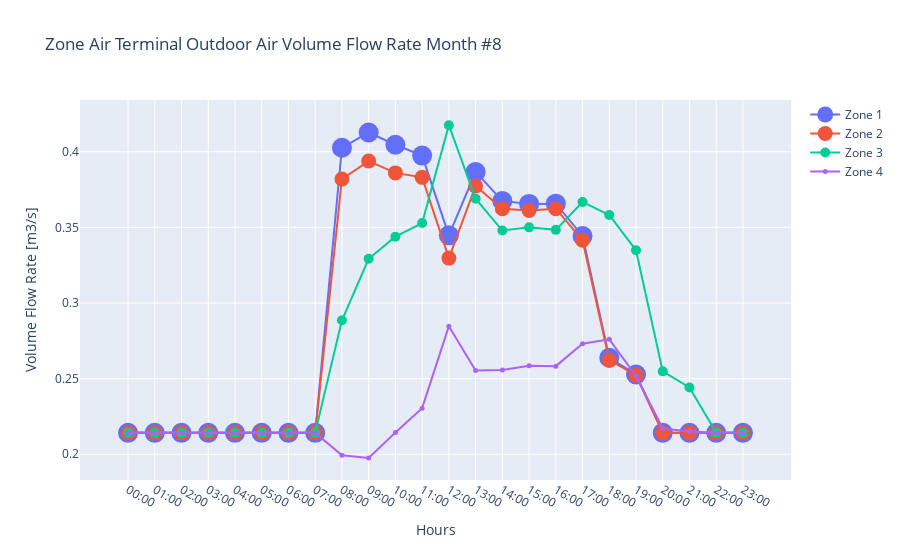

The notebook cell this image was saved under:
### Code cell
month_by_hour_zonal_plot("Zone Air Terminal Outdoor Air Volume Flow Rate", 8)

### Figure 1 — Plotly figure (JSON) as saved in the notebook; plotly's stock layout.template omitted (floating-point values rounded to 4 significant figures)
{"data": [{"marker": {"size": 20}, "mode": "lines+markers", "name": "Zone 1", "type": "scatter", "x": ["00:00", "01:00", "02:00", "03:00", "04:00", "05:00", "06:00", "07:00", "08:00", "09:00", "10:00", "11:00", "12:00", "13:00", "14:00", "15:00", "16:00", "17:00", "18:00", "19:00", "20:00", "21:00", "22:00", "23:00"], "y": [0.2141, 0.2141, 0.2141, 0.2141, 0.2141, 0.2141, 0.2141, 0.2141, 0.4026, 0.4127, 0.4046, 0.3974, 0.3447, 0.3867, 0.3675, 0.3655, 0.3656, 0.3443, 0.2638, 0.2528, 0.2141, 0.2141, 0.2141, 0.2141]}, {"marker": {"size": 15}, "mode": "lines+markers", "name": "Zone 2", "type": "scatter", "x": ["00:00", "01:00", "02:00", "03:00", "04:00", "05:00", "06:00", "07:00", "08:00", "09:00", "10:00", "11:00", "12:00", "13:00", "14:00", "15:00", "16:00", "17:00", "18:00", "19:00", "20:00", "21:00", "22:00", "23:00"], "y": [0.2141, 0.2141, 0.2141, 0.2141, 0.2141, 0.2141, 0.2141, 0.2141, 0.382, 0.3938, 0.386, 0.3831, 0.3297, 0.3773, 0.3623, 0.3612, 0.3623, 0.3415, 0.2622, 0.2522, 0.2141, 0.2141, 0.2141, 0.2141]}, {"marker": {"size": 10}, "mode": "lines+markers", "name": "Zone 3", "type": "scatter", "x": ["00:00", "01:00", "02:00", "03:00", "04:00", "05:00", "06:00", "07:00", "08:00", "09:00", "10:00", "11:00", "12:00", "13:00", "14:00", "15:00", "16:00", "17:00", "18:00", "19:00", "20:00", "21:00", "22:00", "23:00"], "y": [0.2141, 0.2141, 0.2141, 0.2141, 0.2141, 0.2141, 0.2141, 0.2141, 0.2885, 0.3292, 0.3438, 0.3528, 0.4175, 0.369, 0.3479, 0.35, 0.3484, 0.3668, 0.3582, 0.3348, 0.2548, 0.2441, 0.2141, 0.2141]}, {"marker": {"size": 5}, "mode": "lines+markers", "name": "Zone 4", "type": "scatter", "x": ["00:00", "01:00", "02:00", "03:00", "04:00", "05:00", "06:00", "07:00", "08:00", "09:00", "10:00", "11:00", "12:00", "13:00", "14:00", "15:00", "16:00", "17:00", "18:00", "19:00", "20:00", "21:00", "22:00", "23:00"], "y": [0.2141, 0.2141, 0.2141, 0.2141, 0.2141, 0.2141, 0.2141, 0.2141, 0.1993, 0.1976, 0.2144, 0.2305, 0.2847, 0.2554, 0.2557, 0.2586, 0.2583, 0.2731, 0.276, 0.2518, 0.217, 0.2151, 0.2141, 0.2141]}], "layout": {"title": {"text": "Zone Air Terminal Outdoor Air Volume Flow Rate Month #8"}, "xaxis": {"title": {"text": "Hours"}}, "yaxis": {"title": {"text": "Volume Flow Rate [m3/s]"}}}}
